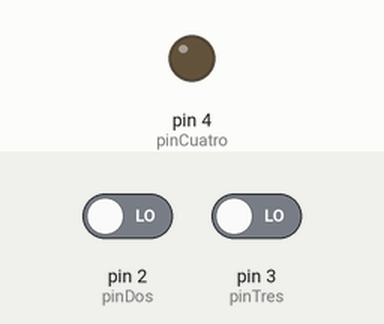
This sketch was run on a simulated Arduino Uno, built with avr-gcc and run on an emulated ATmega328P. Parts: output pins drawn as LEDs (lit = HIGH). The inputs (shaded band) are chosen by the test bench; at power-on: pin 2 (pinDos) LOW, pin 3 (pinTres) LOW.

Above: at 1.2 s.
1.3 s: pin 2 (pinDos) driven HIGH
At 2.1 s:
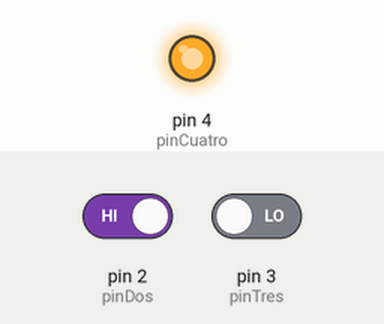
2.8 s: pin 2 (pinDos) driven LOW
At 3.3 s:
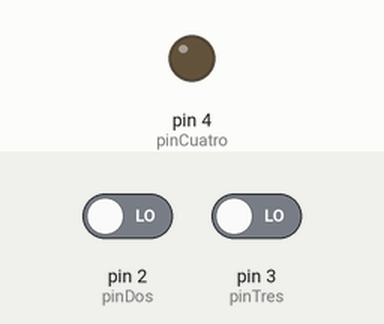
4.3 s: pin 3 (pinTres) driven HIGH
At 5.6 s:
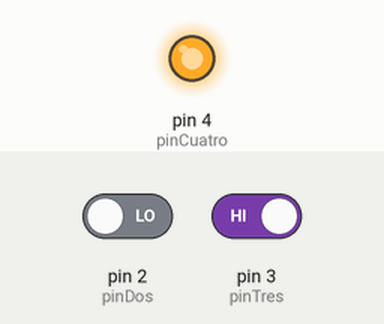
Timing chart, 0 to 7.3 s (numbered marks = the images above; inputs shaded):
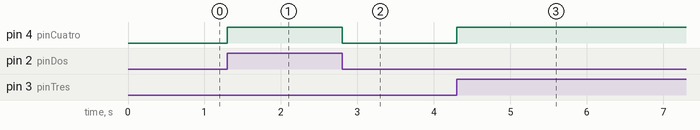

The sketch:

or.ino
```cpp
int pinDos= 2;
int pinTres = 3;
int pinCuatro = 4;

void setup() {
     pinMode(pinCuatro,OUTPUT);
     pinMode(pinDos,INPUT);
     pinMode(pinTres,INPUT);
}

void loop() {
  int A = digitalRead(pinDos);
  int B = digitalRead(pinTres);

  if( A == HIGH || B == HIGH)
  {
    digitalWrite(pinCuatro,HIGH);
  }
  else
  {
    digitalWrite(pinCuatro,LOW);
  }
}
```

Measured:
- after the input at 1.3 s, pin 4 (pinCuatro): LOW → HIGH at once
- after the input at 2.8 s, pin 4 (pinCuatro): HIGH → LOW at once
- after the input at 4.3 s, pin 4 (pinCuatro): LOW → HIGH at once
